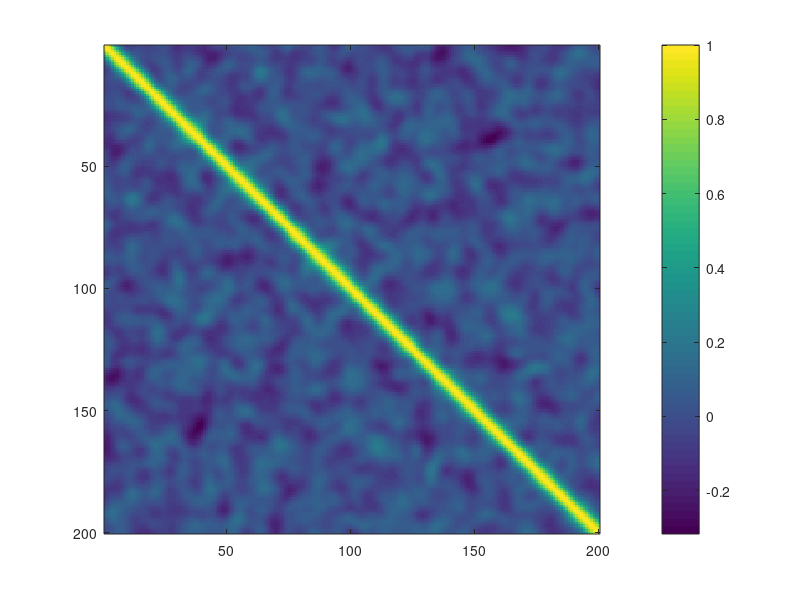
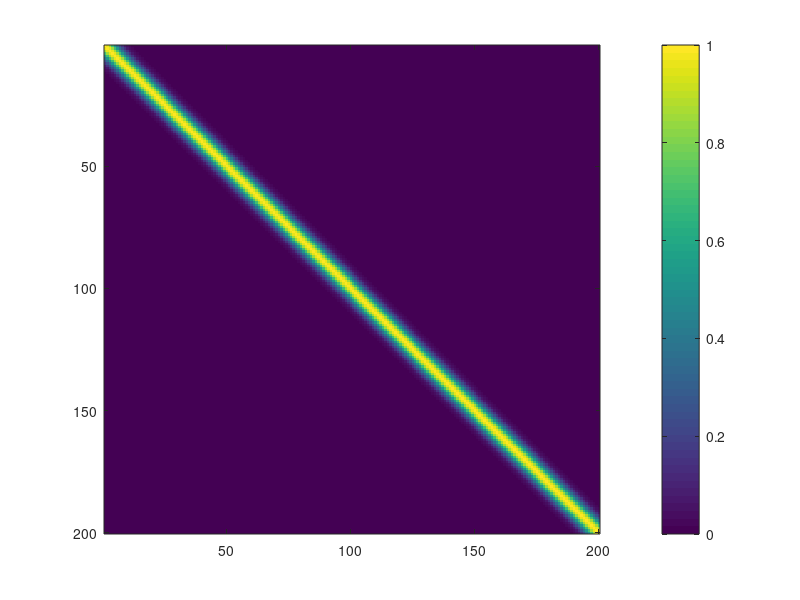
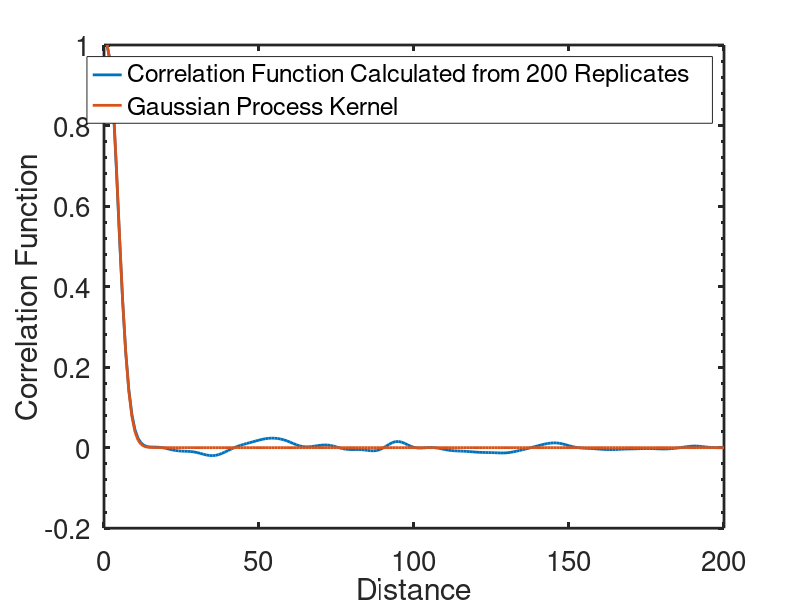

These figures' MATLAB source, in order:
% Testing
%%
clc
clear
covariance_matrix_of_gaussian_process = zeros(200, 200);
for i = 1:200
  for j = 1:200
      % kernel
    covariance_matrix_of_gaussian_process(i,j) = exp(-(i-j)^2 / 25);
  end
end
mean_of_gaussian_process = zeros(200,1);
replicates = mvnrnd(mean_of_gaussian_process, covariance_matrix_of_gaussian_process, 200);
% Input matrix, specified as an n-by-k matrix. The rows of X correspond to observations, and the columns correspond to variables.

Corre_matrix = corr(replicates);
figure(1)
imagesc(Corre_matrix)
colorbar
figure(2)
imagesc(covariance_matrix_of_gaussian_process)
colorbar
%%
v = zeros(200,200);
Corre_func = zeros(200,1);
replicates_transpose = replicates';
for i = 1:200
    for j = 1:200-(i-1)
        v(j, i) = dot(replicates_transpose(j,:), replicates_transpose(j+i-1, :));
    end
end

for i = 1:200
    Corre_func (i,1) = sum(v(:,i))/sum(v(:,1));
end
figure(3)
i = 1:200;
plot(i, Corre_func(i), 'LineWidth',2)
hold on
plot(i, exp(-(i-1).^2 / 25),  'LineWidth',2)
xlabel('Distance')
ylabel('Correlation Function')
legend('Correlation Function Calculated from 200 Replicates', 'Gaussian Process Kernel')
set(gca,'XScale','lin', 'YScale','lin','YMinorTick','on','Ydir','normal',...
    'FontSize', 20, 'LineWidth',2) 
